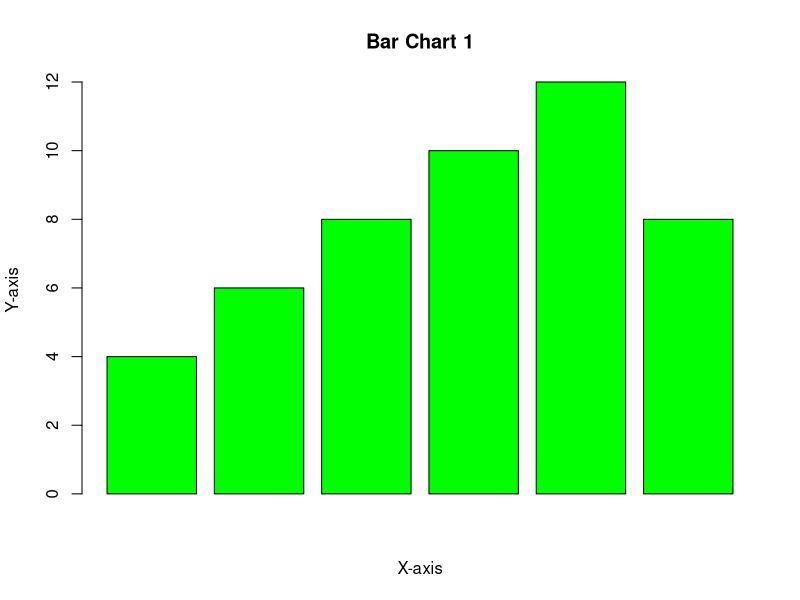
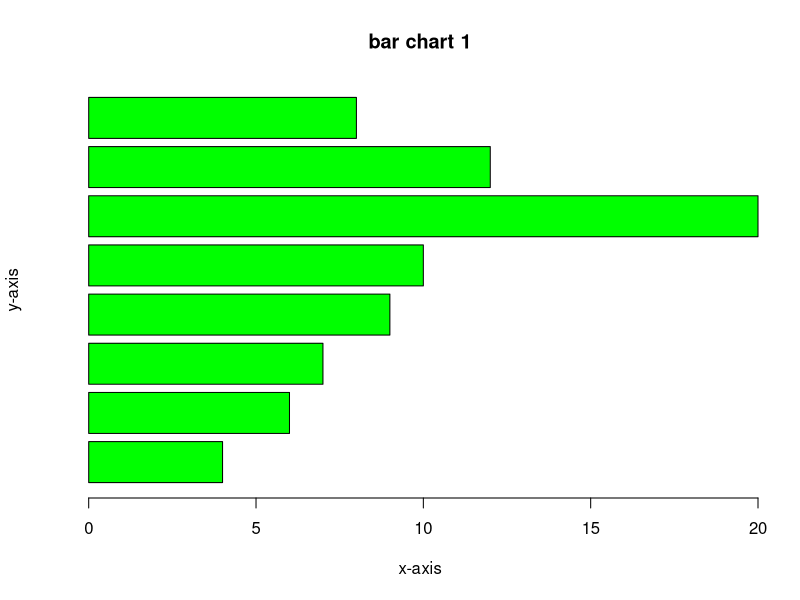
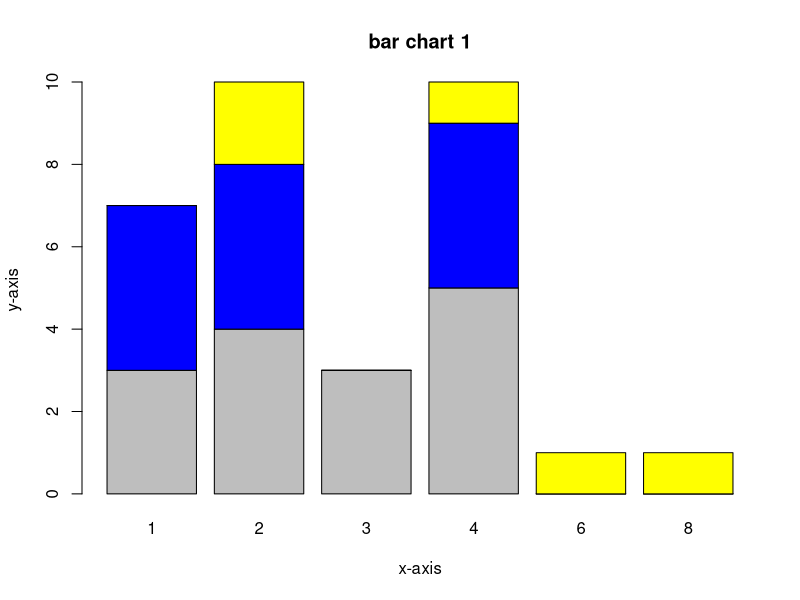
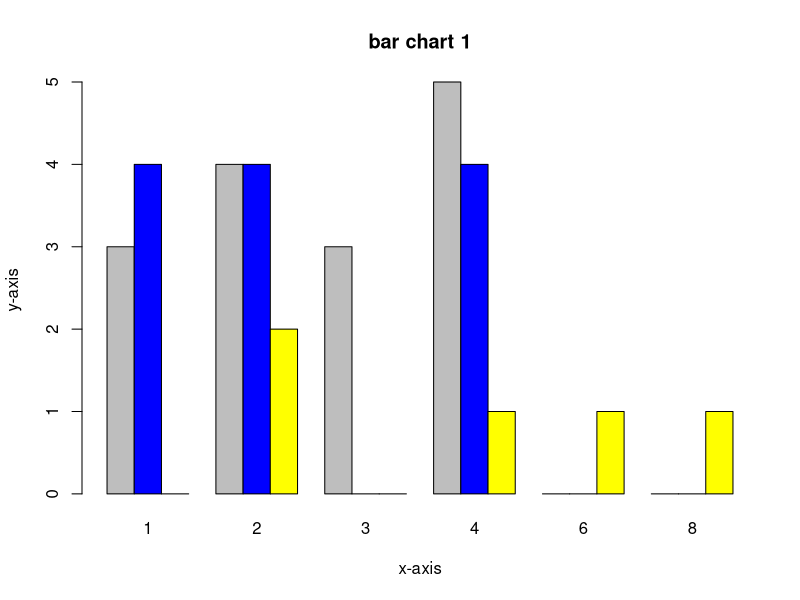
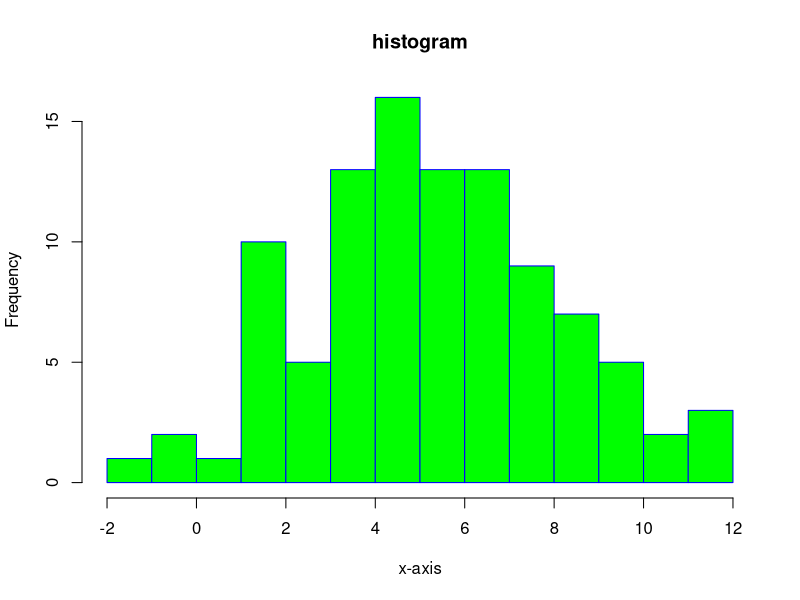
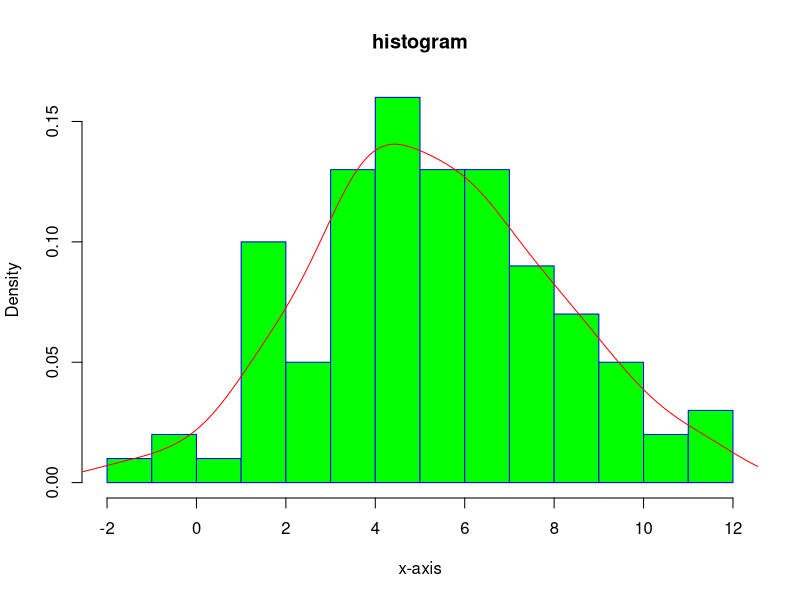
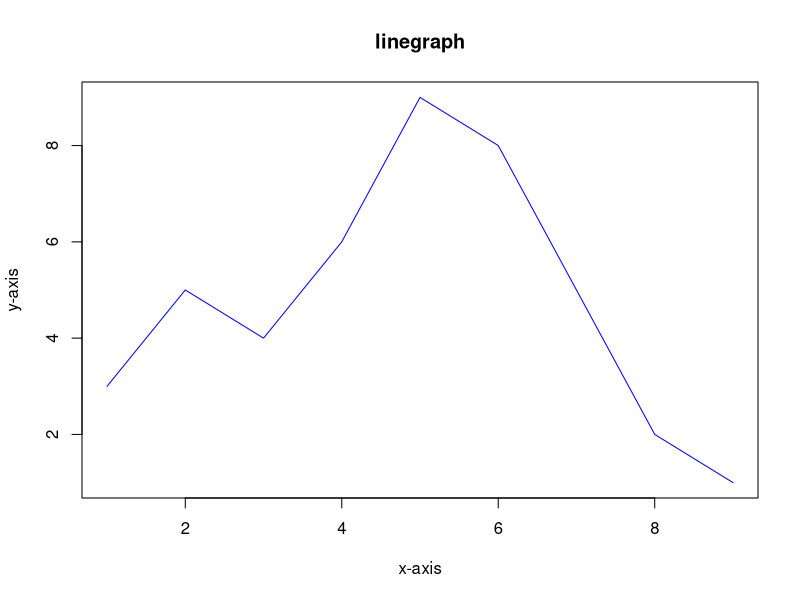
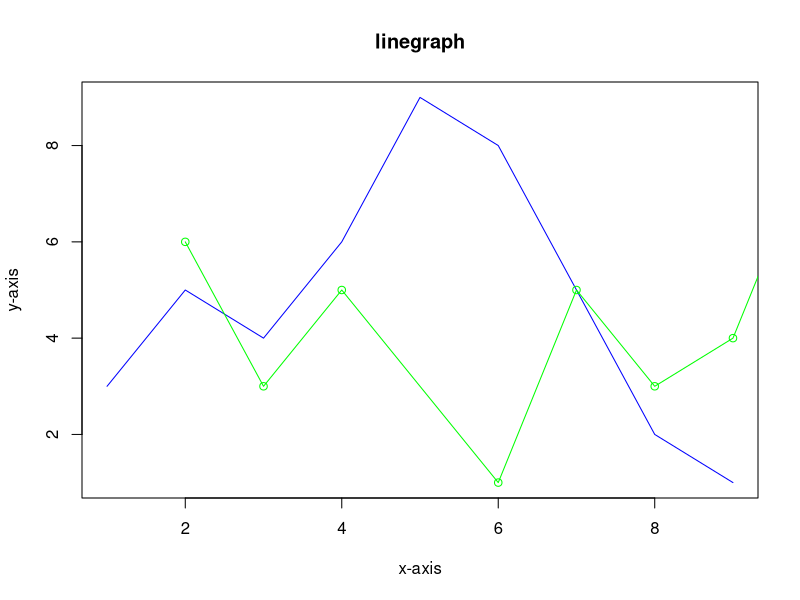

These figures' R source, in order:
# Gráfico de barras e histograma
data <- c(4,6,8,10,12,8)
barplot(data,xlab = "X-axis",ylab = "Y-axis",main = "Bar Chart 1", col = "green")

# Exportar el grafico como imagen
png(filename = "barchart.png", width = 800, height = 600)
barplot(data, xlab="x-axis", ylab="y-axis", main="bar chart 1", col="green")
dev.off()

# Grafica de barras horizontal
data <- c(4, 6, 7, 9, 10, 20, 12, 8)
barplot(data, xlab="x-axis", ylab="y-axis", main="bar chart 1",col = "green",horiz = TRUE)

# Diagrama de barras apiladas
data("mtcars")
data<-table(mtcars$gear,mtcars$carb)
data

barplot(data, xlab="x-axis", ylab="y-axis", main="bar chart 1", col=c("grey", "blue", "yellow"))

# Un gráfico de barras agrupadas
barplot(data, xlab="x-axis", ylab="y-axis", main="bar chart 1", col=c("grey", "blue", "yellow"),beside=TRUE)



# Histogramas
set.seed(123)
data1 <- rnorm(100, mean=5, sd=3)
hist(data1, main="histogram", xlab="x-axis", col="green",border="blue", breaks=10)


# Graficar un histograma con una línea de densidad
hist(data1, main="histogram", xlab="x-axis", col="green", border="blue", breaks=10,freq=FALSE)
lines(density(data1), col="red")

# Gráfico de líneas y gráfico circular
x <- c(1, 2, 3, 4, 5, 6, 8, 9)
y <- c(3, 5, 4, 6, 9, 8, 2, 1)
plot(x, y, type="l", xlab="x-axis", ylab="y-axis", main="linegraph", col="blue")

# Grafico de lineas multiple
x.1 <- c(2, 3, 4, 6, 7, 8, 9, 10)
y.1 <- c(6, 3, 5, 1, 5, 3, 4, 8)
plot(x, y, type="l", xlab="x-axis", ylab="y-axis", main="linegraph", col="blue")
lines(x.1, y.1, type="o", col="green")# type = "o" te dará un gráfico de líneas con un punto

# Grafico circular
x <- c(10, 30, 60, 10, 50)
labels <- c("one", "two", "three", "four", "five")
pie(x, labels, main="Pie Chart")

# Para trazar un gráfico circular 3D, debes instalar la biblioteca plotrix
library(plotrix)
pie3D(x, labels=labels, explode=0.1, main="Pie Chart")

# Diagrama de dispersión
x <- c(1, 2, 3, 4, 5, 6, 8, 9)
y <- c(3, 5, 4, 6, 9, 8, 2, 1)
plot(x, y, xlab="x-axis", ylab="y-axis", main="scatterplot")

# Grafica de Caja
set.seed(12)
var1 <- rnorm(100, mean=3, sd=3)
var2 <- rnorm(100, mean=2, sd=2)
var3 <- rnorm(100, mean=1, sd=3)
data <- data.frame(var1, var2, var3)
boxplot(data, main="boxplot", notch=FALSE, varwidth=TRUE,col=c("green", "purple", "blue"))

# Matriz de gráficos de dispersión
# se usa para encontrar la correlación entre una variable y otras variables.
set.seed(12)
var1 <- rnorm(100, mean=3, sd=3)
var2 <- rnorm(100, mean=2, sd=2)
var3 <- rnorm(100, mean=1, sd=3)
var4 <- rnorm(100, mean=2, sd=3)
var5 <- rnorm(100, mean=2, sd=3)
data <- data.frame(var1, var2, var3, var4, var5)
pairs(~var1+var2+var3+var4+var5, data=data, main="scatterplotmatrix")
